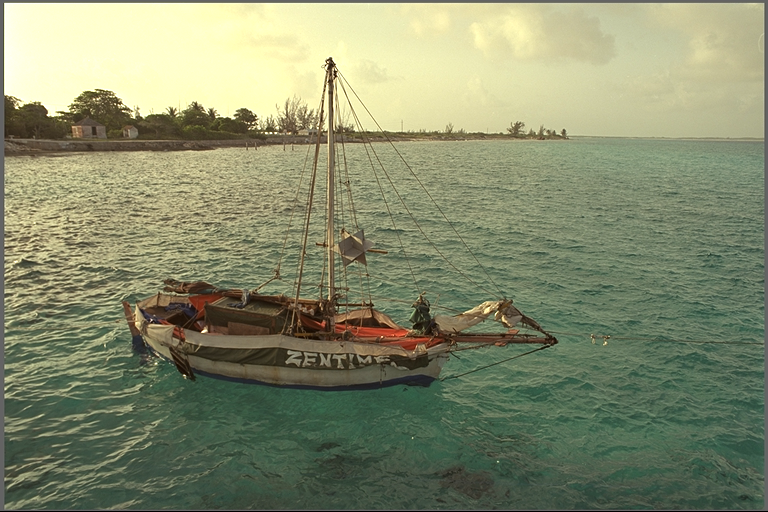
#> input picture data/davis/bear/frame_000001.png, 768 x 512 px
$ python -i analyzer.py   (imports and definitions only)   (older library calls are emulated)
#> lines starting #> are read from the running program, lines starting #| are printed output that depends on the picture
import os
import cv2
import numpy as np

class ImageComplexityAnalyzer:
    def __init__(self, w_edge=50.0, w_var=1e-4, w_lap=5e-4):
        self.w_edge = w_edge
        self.w_var = w_var
        self.w_lap = w_lap

    def calculate_complexity(self, image_path_or_np):
        """
        Calculate complexity score of an image based on Color Variance, Edge Density, and Laplacian Variance.
        Args:
            image_path_or_np: str path to image or numpy array (RGB)
        Returns:
            dict containing metrics, recommended quality mode, and target gaussians.
        """
#> called with image_path_or_np = '../data/davis/bear/frame_000001.png'
        if isinstance(image_path_or_np, (str, bytes, os.PathLike)):
            # Read image in BGR, convert to RGB
            image_bgr = cv2.imread(str(image_path_or_np))
#> image_bgr is the input picture: shape (512, 768, 3); mean B, G, R 108.8, 139.3, 133.2
            if image_bgr is None:
                raise FileNotFoundError(f"Could not load image: {image_path_or_np}")
            image_rgb = cv2.cvtColor(image_bgr, cv2.COLOR_BGR2RGB)
        else:
            image_rgb = image_path_or_np

        # Ensure image is uint8
        if image_rgb.dtype != np.uint8:
            image_rgb = (image_rgb * 255).astype(np.uint8)

        # 1. Grayscale conversion
        gray = cv2.cvtColor(image_rgb, cv2.COLOR_RGB2GRAY)
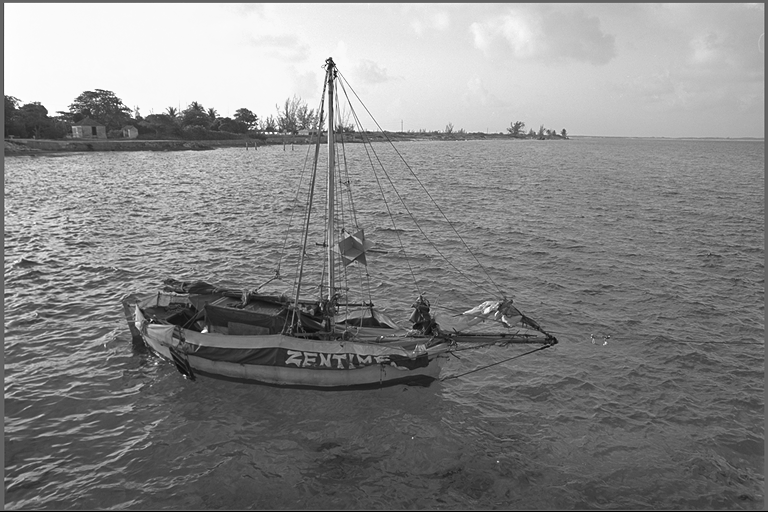
#> gray: shape (512, 768); min 0, max 255, mean 134
        h, w = gray.shape
#> h = 512; w = 768

        # 2. Color Variance
        color_var = np.mean([np.var(image_rgb[:, :, c]) for c in range(3)])
#> color_var = 3430.3

        # 3. Edge Density (Canny)
        edges = cv2.Canny(gray, 50, 150)
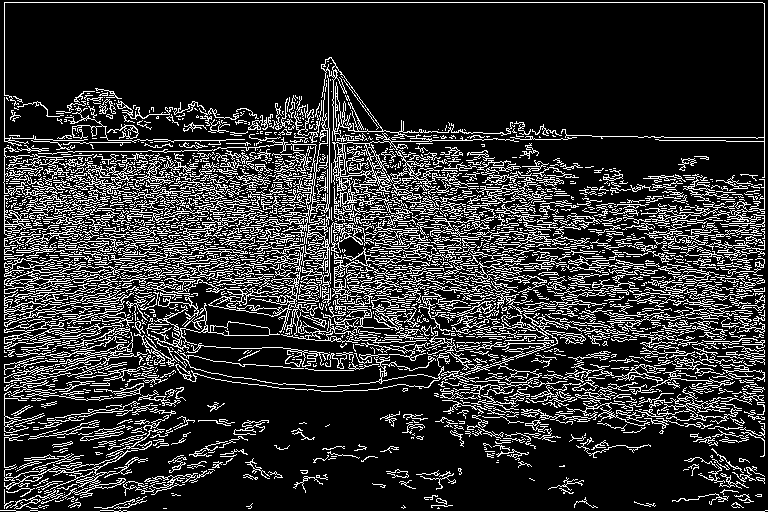
#> edges: shape (512, 768); 19% white in thin lines or dots
        edge_density = np.sum(edges > 0) / (h * w)
#> edge_density = 0.19

        # 4. Laplacian Variance (Texture sharpness)
        laplacian_var = cv2.Laplacian(gray, cv2.CV_64F).var()
#> laplacian_var = 1745.2

        # 5. Composite Complexity Score
        score = (self.w_edge * edge_density) + (self.w_var * color_var) + (self.w_lap * laplacian_var)
#> score = 10.69

        # 6. Mode Decision based on thresholds
        # Low Mode: score < 1.5, target gaussians = 10,000
        # Medium Mode: 1.5 <= score < 3.5, target gaussians = 25,000
        # High Mode: score >= 3.5, target gaussians = 50,000
        if score < 1.5:
            recommended_mode = "Low"
            target_gaussians = 10000
        elif score < 3.5:
            recommended_mode = "Medium"
            target_gaussians = 25000
        else:
            recommended_mode = "High"
            target_gaussians = 50000

        return {
            "score": float(score),
            "edge_density": float(edge_density),
            "color_variance": float(color_var),
            "laplacian_variance": float(laplacian_var),
            "recommended_mode": recommended_mode,
            "target_gaussians": target_gaussians,
            "edge_map": edges
        }

>>> result = ImageComplexityAnalyzer().calculate_complexity('../data/davis/bear/frame_000001.png')
#> result = 7 items

$ run again, on data/davis/bear/frame_000002.png
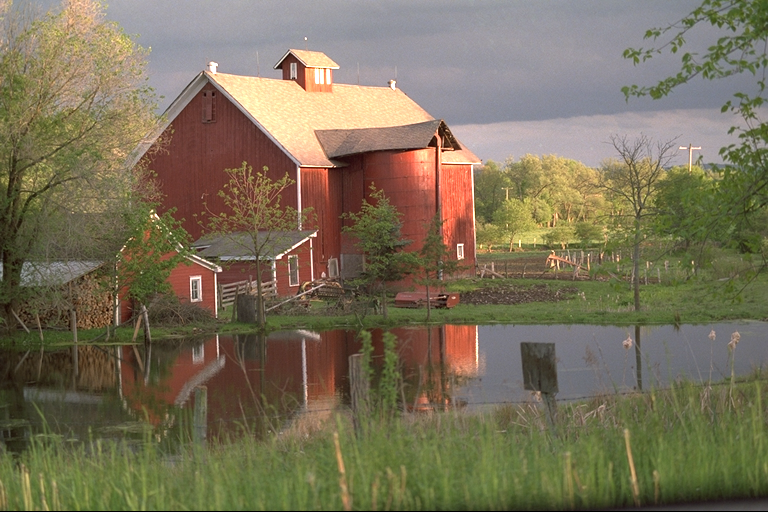
#> input picture data/davis/bear/frame_000002.png, 768 x 512 px
#> in calculate_complexity, image_bgr is the input picture: shape (512, 768, 3); mean B, G, R 88.7, 112.4, 121.8
#> in calculate_complexity, `gray = cv2.cvtColor(image_rgb, cv2.COLOR_RGB2GRAY)`:
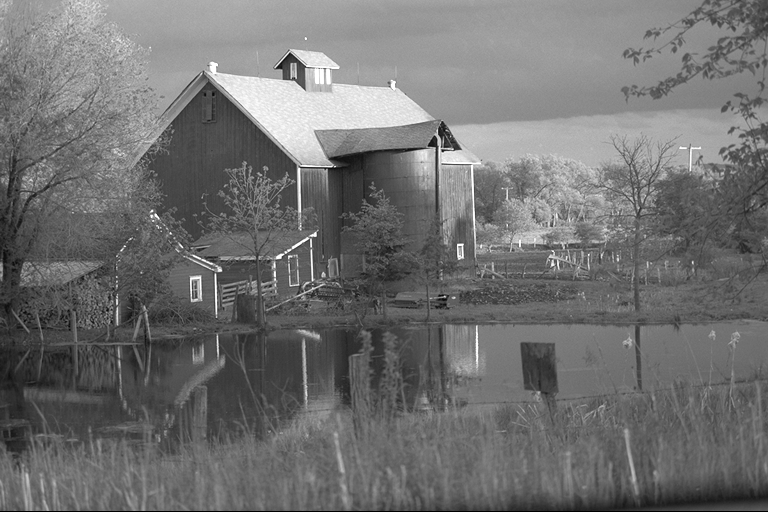
#> gray: shape (512, 768); min 0, max 255, mean 112.5
#> color_var = 1943.3
#> in calculate_complexity, `edges = cv2.Canny(gray, 50, 150)`:
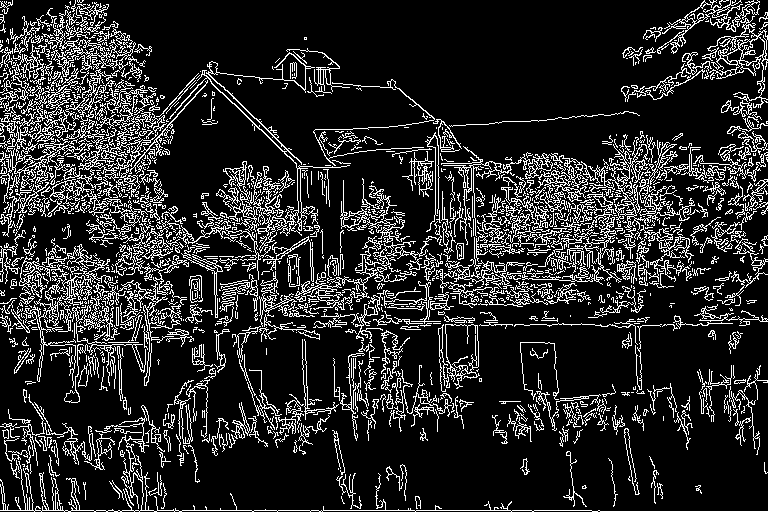
#> edges: shape (512, 768); 15.9% white in thin lines or dots
#> edge_density = 0.159
#> laplacian_var = 963.9
#> score = 8.65
#> result = 7 items
